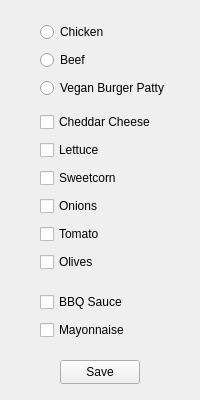
<?xml version="1.0" encoding="UTF-8"?>
<ui version="4.0">
 <class>Create</class>
 <widget class="QWidget" name="Create">
  <property name="geometry">
   <rect>
    <x>0</x>
    <y>0</y>
    <width>200</width>
    <height>400</height>
   </rect>
  </property>
  <property name="windowTitle">
   <string>Form</string>
  </property>
  <widget class="QPushButton" name="pushButton">
   <property name="geometry">
    <rect>
     <x>60</x>
     <y>360</y>
     <width>80</width>
     <height>24</height>
    </rect>
   </property>
   <property name="text">
    <string>Save</string>
   </property>
  </widget>
  <widget class="QWidget" name="layoutWidget">
   <property name="geometry">
    <rect>
     <x>40</x>
     <y>20</y>
     <width>127</width>
     <height>80</height>
    </rect>
   </property>
   <layout class="QGridLayout" name="gridLayout">
    <item row="0" column="0">
     <widget class="QRadioButton" name="radioButton">
      <property name="text">
       <string>Chicken</string>
      </property>
     </widget>
    </item>
    <item row="2" column="0">
     <widget class="QRadioButton" name="radioButton_3">
      <property name="text">
       <string>Vegan Burger Patty</string>
      </property>
     </widget>
    </item>
    <item row="1" column="0">
     <widget class="QRadioButton" name="radioButton_2">
      <property name="text">
       <string>Beef</string>
      </property>
     </widget>
    </item>
   </layout>
  </widget>
  <widget class="QWidget" name="layoutWidget">
   <property name="geometry">
    <rect>
     <x>40</x>
     <y>110</y>
     <width>113</width>
     <height>164</height>
    </rect>
   </property>
   <layout class="QGridLayout" name="gridLayout_2">
    <item row="0" column="0">
     <widget class="QCheckBox" name="checkBox">
      <property name="text">
       <string>Cheddar Cheese</string>
      </property>
     </widget>
    </item>
    <item row="1" column="0">
     <widget class="QCheckBox" name="checkBox_2">
      <property name="text">
       <string>Lettuce</string>
      </property>
     </widget>
    </item>
    <item row="2" column="0">
     <widget class="QCheckBox" name="checkBox_3">
      <property name="text">
       <string>Sweetcorn</string>
      </property>
     </widget>
    </item>
    <item row="3" column="0">
     <widget class="QCheckBox" name="checkBox_4">
      <property name="text">
       <string>Onions</string>
      </property>
     </widget>
    </item>
    <item row="4" column="0">
     <widget class="QCheckBox" name="checkBox_5">
      <property name="text">
       <string>Tomato</string>
      </property>
     </widget>
    </item>
    <item row="5" column="0">
     <widget class="QCheckBox" name="checkBox_6">
      <property name="text">
       <string>Olives</string>
      </property>
     </widget>
    </item>
   </layout>
  </widget>
  <widget class="QWidget" name="layoutWidget">
   <property name="geometry">
    <rect>
     <x>40</x>
     <y>290</y>
     <width>102</width>
     <height>52</height>
    </rect>
   </property>
   <layout class="QGridLayout" name="gridLayout_3">
    <item row="0" column="0">
     <widget class="QCheckBox" name="checkBox_7">
      <property name="text">
       <string>BBQ Sauce</string>
      </property>
     </widget>
    </item>
    <item row="1" column="0">
     <widget class="QCheckBox" name="checkBox_8">
      <property name="text">
       <string>Mayonnaise</string>
      </property>
     </widget>
    </item>
   </layout>
  </widget>
 </widget>
 <resources/>
 <connections/>
</ui>
